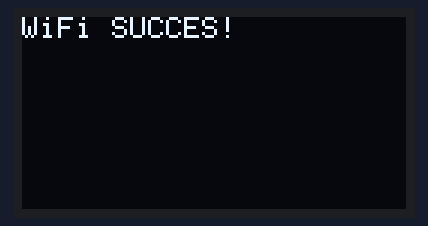
Recording of a sketch running on a simulated ESP32. Shown: 128×64 one-colour display. WiFi joins after 1.5 s; servers stay silent unless stated; what the sketch prints to the serial monitor is not drawn.

Above: at 1.6 s.
At 2.9 s:
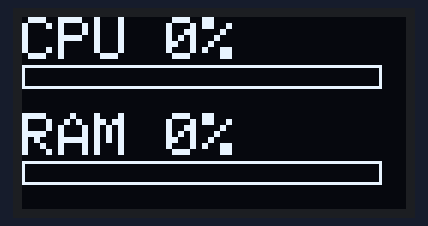
At 8.9 s:
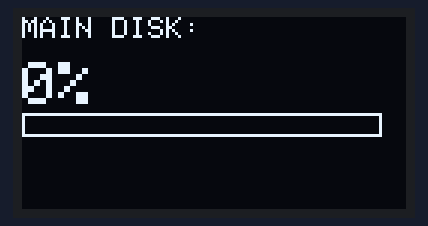
At 17.7 s:
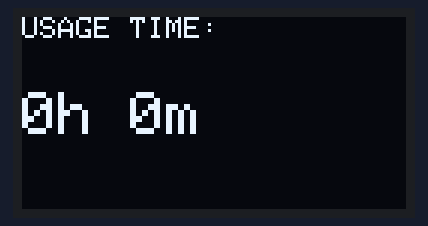
At 26.8 s:
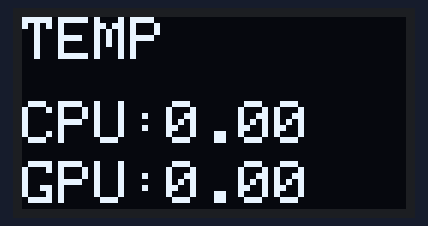
At 35.6 s:
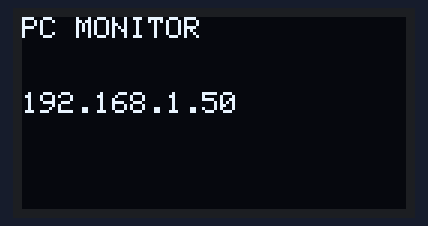

The sketch:

monitorC.ino
```cpp
#include <WiFi.h>
#include <HTTPClient.h>
#include <ArduinoJson.h>
#include <Adafruit_GFX.h>
#include <Adafruit_SSD1306.h>


#define SCREEN_WIDTH 128
#define SCREEN_HEIGHT 64
#define SDA_PIN 8
#define SCL_PIN 9

Adafruit_SSD1306 display(SCREEN_WIDTH, SCREEN_HEIGHT, &Wire, -1);

const char* ssid = "YOUR_WIFI";// REPLACE
const char* password = "YOUR_WIFI_PASSWORD"; //REPLACE

String serverName = "http://YOUR_LOCAL_MACHINE_IP:5000/stats"; //REPLACE

int currentPage = 0;
unsigned long lastPageChange = 0;
const int pageInterval = 4000;

unsigned long lastRequest = 0;
const int requestInterval = 1000;

int cpu = 0;
int ram = 0;
float cpuTemp = 0.0;
float gpuTemp = 0.0;
int storage = 0;
String uptime= "0h 0m";

void setup() {
  Serial.begin(115200);
  Wire.begin(SDA_PIN, SCL_PIN);

  if (!display.begin(SSD1306_SWITCHCAPVCC, 0x3C)) {
    Serial.println("OLED NOT FOUND");
    while (true);
  }

  display.clearDisplay();
  display.setTextColor(WHITE);
  WiFi.begin(ssid, password);
  display.setCursor(0, 0);
  display.println("CONNECTING WiFi...");
  display.display();
  while (WiFi.status() != WL_CONNECTED) {
    delay(500);
    Serial.print(".");
  }
  display.clearDisplay();
  display.setCursor(0, 0);
  display.println("WiFi SUCCES!");
  display.display();
  delay(1000);
}
void loop() {
  if (millis() - lastRequest > requestInterval) {
    if (WiFi.status() == WL_CONNECTED) {
      HTTPClient http;
      http.begin(serverName);
      int httpResponseCode = http.GET();
      if (httpResponseCode > 0) {
        String payload = http.getString();
        DynamicJsonDocument doc(512);
        DeserializationError error = deserializeJson(doc, payload);
        if (!error) {
          cpu = doc["cpu"].as<int>();
          ram = doc["ram"].as<int>();
          cpuTemp = doc["temp"].as<float>();
          gpuTemp = doc["gpu_temp"].as<float>();
          storage = doc["storage"].as<int>();
          uptime = doc["uptime"].as<String>();
        } else {
          Serial.print("Error JSON: ");
          Serial.println(error.c_str());
        }
      }
      http.end();
    }
    lastRequest = millis();
  }

  if (millis() - lastPageChange > pageInterval) {
    int oldPage = currentPage;
    currentPage++;
    if(currentPage >4 ) currentPage = 0;
    animateTransition(oldPage, currentPage);
    lastPageChange = millis();
  }
  display.clearDisplay();
  drawPage(currentPage, 0);
  display.display();
}
void drawBar(int x, int y, int w, int h, int percent) {
  display.drawRect(x, y, w, h, WHITE);
  int fill = (w - 2) * percent / 100;
  display.fillRect(x + 1, y + 1, fill, h - 2, WHITE);
}
void animateTransition(int oldPage, int newPage) {
  for(int x = 0; x <= 128; x += 16) {
    display.clearDisplay();
    drawPage(oldPage, -x);
    drawPage(newPage, 128 - x);
    display.display();
    delay(20);
  }
}
void drawPage(int page, int offsetX) {
  switch(page) {
    case 0: pageCPU_RAM(offsetX); break;
    case 1: pageTemps(offsetX); break;
    case 2: pageStorage(offsetX); break;
    case 3: pageSystem(offsetX); break;
    case 4: pageTime(offsetX); break;
  }
}
void pageCPU_RAM(int offsetX) {
  display.setTextSize(2);
  display.setCursor(offsetX + 0,0);
  display.print("CPU ");
  display.print(cpu);
  display.print("%");
  drawBar(offsetX + 0,16,120,8,cpu);
  display.setCursor(offsetX + 0,32);
  display.print("RAM ");
  display.print(ram);
  display.print("%");
  drawBar(offsetX + 0,48,120,8,ram);
}
void pageTemps(int offsetX) {
  display.setTextSize(2);
  display.setCursor(offsetX + 0,0);
  display.print("TEMP");
  display.setCursor(offsetX + 0,28);
  display.print("CPU:");
  display.print(cpuTemp);
  display.setCursor(offsetX + 0,48);
  display.print("GPU:");
  display.print(gpuTemp);
}
void pageStorage(int offsetX) {
  display.setTextSize(1);
  display.setCursor(offsetX + 0, 0);
  display.print("MAIN DISK: ");
  display.setTextSize(2);
  display.setCursor(offsetX + 0, 15);
  display.print(storage);
  display.print("%");
  drawBar(offsetX + 0, 32, 120, 8, storage);
}
void pageSystem(int offsetX) {
  display.setTextSize(1);
  display.setCursor(offsetX + 0,0);
  display.print("PC MONITOR");
  display.setCursor(offsetX + 0,25);
  display.print(WiFi.localIP());
}
void pageTime(int offsetX){
  display.setTextSize(1);
  display.setCursor(offsetX + 0, 0);
  display.print("USAGE TIME:");
  display.setTextSize(2);
  display.setCursor(offsetX + 0, 25);
  display.print(uptime);
}
```

Measured:
- what the display in image 0 shows lasts 1.2 s, from 1.6 s to 2.8 s
- what the display in image 2 shows lasts 4.1 s, from 8.8 s to 12.9 s
